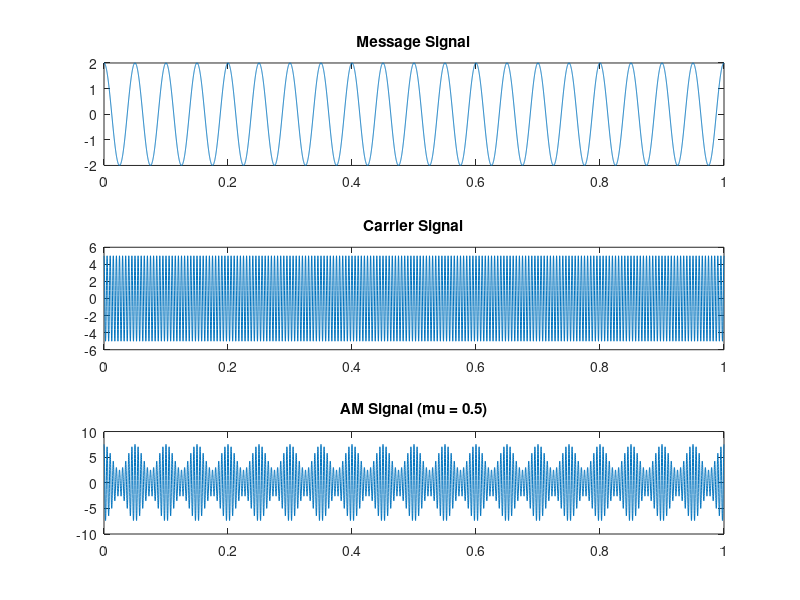
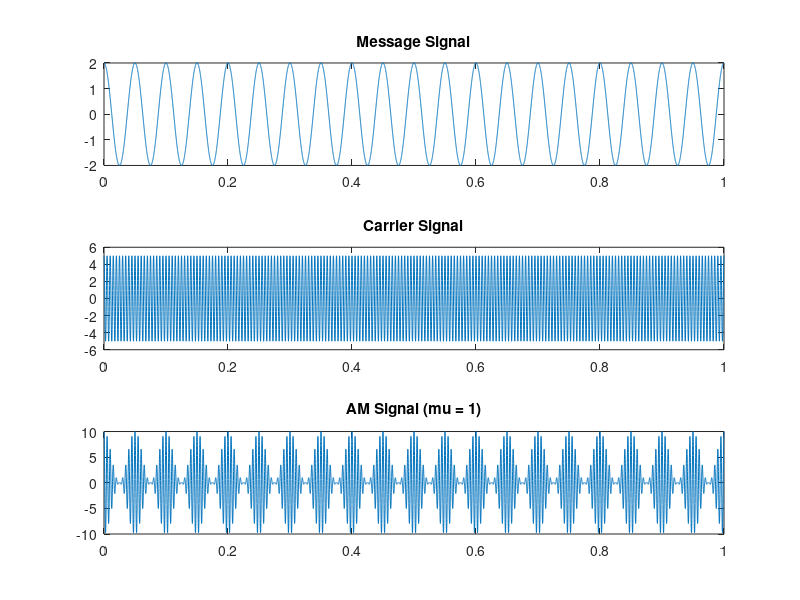
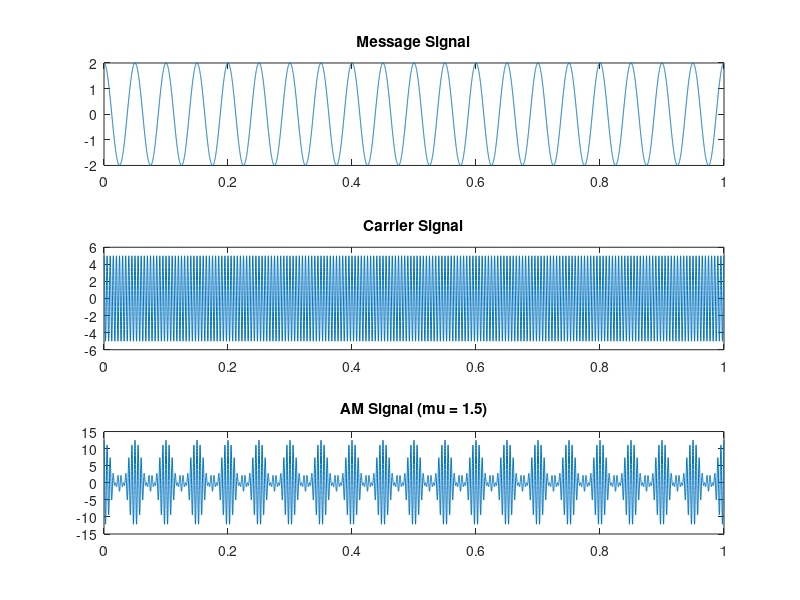

MATLAB code to generate these figures, in order:
clc;
clear;
close all;

% Given Parameters
Am = 2;
Ac = 5;
fm = 20;
fc = 200;
fs = 10000;

t = 0:1/fs:1;

% Message Signal
m = Am*cos(2*pi*fm*t);

% Carrier Signal
c = Ac*cos(2*pi*fc*t);

% Different Modulation Indices
mu_values = [0.5 1 1.5];

for i = 1:length(mu_values)
    mu = mu_values(i);

    % AM Signal
    s = Ac*(1 + mu*cos(2*pi*fm*t)).*cos(2*pi*fc*t);

    figure;

    subplot(3,1,1);
    plot(t,m);
    title('Message Signal');

    subplot(3,1,2);
    plot(t,c);
    title('Carrier Signal');

    subplot(3,1,3);
    plot(t,s);
    title(['AM Signal (mu = ' num2str(mu) ')']);
end

% Calculations
mu = Am/Ac;

% Bandwidth of AM
BW = 2*fm;

% Total Power
Pt = (Ac^2/2)*(1 + (mu^2)/2);

disp(['Modulation Index = ', num2str(mu)]);
disp(['Bandwidth = ', num2str(BW), ' Hz']);
disp(['Total Power = ', num2str(Pt), ' W']);
